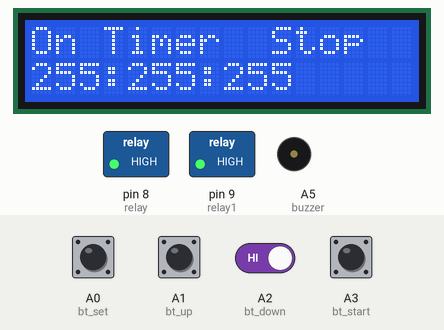
Simulated run of this sketch. Board: Arduino Uno, built with avr-gcc and run on an emulated ATmega328P. On the bench: 16×2 character LCD, switched loads named in the sketch (green lamp = pin HIGH), buzzer (waves = sounding, pin HIGH). The test bench sets the inputs (shaded band); at power-on: A0 (bt_set), A1 (bt_up), A2 (bt_down), A3 (bt_start) HIGH.

Above: at 3.2 s.
3.3 s: A1 (bt_up) pulled LOW for 0.15 s
At 6.3 s:
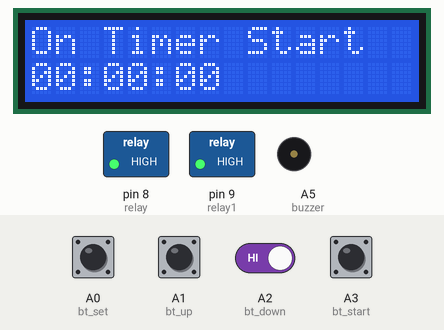
6.4 s: A0 (bt_set) driven LOW and A2 (bt_down) driven LOW
At 9.3 s:
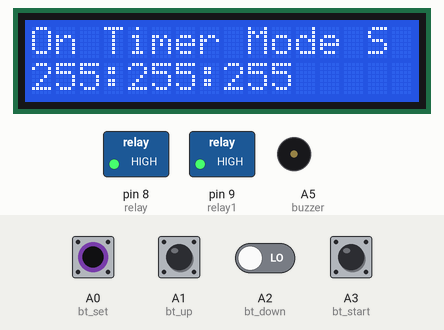
9.4 s: A1 (bt_up) pulled LOW for 1 s
At 10.7 s:
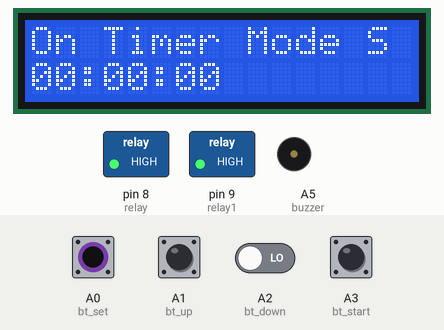
11.9 s: A0 (bt_set) pulsed HIGH 2 times (0.12 s each, 0.3 s apart)
At 13.5 s:
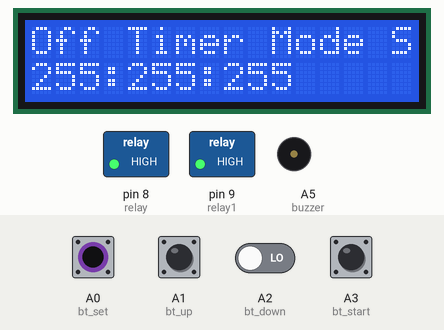
Timing chart, 0 to 15.0 s (numbered marks = the images above; inputs shaded):
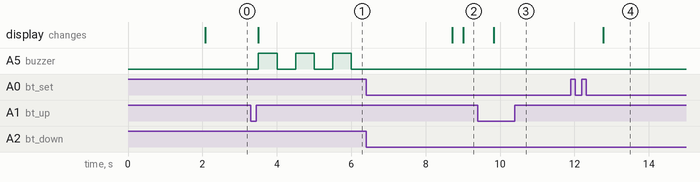

Measured:
- after the input at 3.3 s, A5 (buzzer): alternates HIGH for 0.50 s and LOW for 0.50 s, starting after 0.21 s; the display: changes after 0.21 s (image 1)
- after the input at 6.4 s, the display: first changes after 2.3 s (image 2 shows a later state)
- after the input at 9.4 s, the display: changes after 0.43 s (image 3)
- after the input at 11.9 s, the display: changes after 0.88 s (image 4)

The sketch:

On_Off_Timer_Relay.ino
```cpp
#include <LiquidCrystal.h>
#include "Countimer.h"
Countimer timer;
LiquidCrystal lcd(2, 3, 4, 5, 6, 7);
#include <EEPROM.h>

#define bt_set    A0
#define bt_up     A1
#define bt_down   A2
#define bt_start  A3

int time_s = 0;
int time_m = 0;
int time_h = 0;

int set=0, mode=0;
int flag1=0, flag2=0, flag3=0, flag4=1;

int relay = 8;
int relay1 = 9;
int buzzer = A5;

void setup() {
Serial.begin (9600);

pinMode(bt_set,   INPUT_PULLUP);
pinMode(bt_up,    INPUT_PULLUP);
pinMode(bt_down,  INPUT_PULLUP);
pinMode(bt_start, INPUT_PULLUP);

pinMode(relay, OUTPUT);
digitalWrite(relay, HIGH);
pinMode(relay1, OUTPUT);
digitalWrite(relay1, HIGH);
pinMode(buzzer, OUTPUT);

lcd.begin(16, 2);
lcd.clear();
lcd.setCursor(6,0);
lcd.print("EM");
lcd.setCursor(3,1);
lcd.print("PROJECT");
timer.setInterval(print_time, 999);
delay(2000);
lcd.clear();
read_on_time();
}

void print_time(){
time_s = time_s-1;
if(time_s<0){time_s=59; time_m = time_m-1;}
if(time_m<0){time_m=15; time_h = time_h-1;}
}

void loop(){

timer.run();

if(digitalRead (bt_set) == 0){
if(flag1==0 && flag2==0){flag1=1;
mode = mode+1;
if(mode>2){mode=0; set=0;}
if(mode==1){read_on_time(); flag3=0;}
if(mode==2){read_of_time(); flag3=1;}

delay(100);
}
}

if(digitalRead (bt_up) == 0){
if(set==0 && mode==0){timer.start(); flag2=1;}
if(set==1){time_s++;}
if(set==2){time_m++;}
if(set==3){time_h++;}
if(time_s>59){time_s=0;}
if(time_m>15){time_m=0;}
if(time_h>02){time_h=0;}
if(set>0 && mode==1){write_on_time();}
if(set>0 && mode==2){write_of_time();}
delay(200);
}

if(digitalRead (bt_down) == 0){
if(set==0 && mode==0){timer.stop(); flag2=0;}
if(set==1){time_s--;}
if(set==2){time_m--;}
if(set==3){time_h--;}
if(time_s<0){time_s=59;}
if(time_m<0){time_m=15;}
if(time_h<0){time_h=2;}
if(set>0 && mode==1){write_on_time();}
if(set>0 && mode==2){write_of_time();}
delay(200);
}

if(digitalRead (bt_start) == 0){
 if(mode==0){ flag2=1; flag3=0;
  read_on_time();
  timer.restart();
  timer.start();
 }
if(mode>0 && flag1==0){ flag1=1;
set = set+1;
if(set>3){set=0;}
delay(100);
}
}

if(digitalRead (bt_set) == 1 && digitalRead (bt_start) == 1){flag1=0;}

lcd.setCursor(0,0);
if(flag3==0){lcd.print("On ");}
if(flag3==1){lcd.print("Off ");}
lcd.print("Timer");
if(set==0 && mode>0){lcd.print(" Mode S ");}
if(set==0 && mode==0 && flag2==0){lcd.print("  Stop ");}
if(set==0 && mode==0 && flag2==1){lcd.print(" Start ");}
if(set==1){lcd.print(" Set SS  ");}
if(set==2){lcd.print(" Set MM  ");}
if(set==3){lcd.print(" Set HH  ");}

lcd.setCursor(0,1);
if(time_h<=2){lcd.print("0");}
lcd.print(time_h);
lcd.print(":");
if(time_m<=9){lcd.print("0");}
lcd.print(time_m);
lcd.print(":");
if(time_s<=9){lcd.print("0");}
lcd.print(time_s);
lcd.print("   ");

if(time_s==0 && time_m==0 && time_h==0 && flag2==1){
flag3 = flag3+1;
if(flag3>1){flag3=0;}

if(flag3==0){read_on_time();}
if(flag3==1){read_of_time();}

timer.restart();
timer.start();

digitalWrite(relay, flag3);
digitalWrite(buzzer, HIGH);
delay(500);
digitalWrite(buzzer, LOW);
delay(500);
digitalWrite(buzzer, HIGH);
delay(500);
digitalWrite(buzzer, LOW);
delay(500);
digitalWrite(buzzer, HIGH);
delay(500);
digitalWrite(buzzer, LOW);
delay(500);
digitalWrite(buzzer, LOW);
}

if(flag2==1)
{digitalWrite(relay,flag3);
delay(500);
digitalWrite(relay,flag4);
delay(500);
digitalWrite(relay1,flag3);
delay(500);
digitalWrite(relay1,flag4);
delay(500);
}
else{
digitalWrite(relay, HIGH);
digitalWrite(relay1, HIGH);
}

}

void write_on_time(){
EEPROM.write(1, time_s);
EEPROM.write(2, time_m);
EEPROM.write(3, time_h);
}

void write_of_time(){
EEPROM.write(11, time_s);
EEPROM.write(12, time_m);
EEPROM.write(13, time_h);
}

void read_on_time(){
time_s =  EEPROM.read(1);
time_m =  EEPROM.read(2);
time_h =  EEPROM.read(3);
}

void read_of_time(){
time_s =  EEPROM.read(11);
time_m =  EEPROM.read(12);
time_h =  EEPROM.read(13);
}
```
